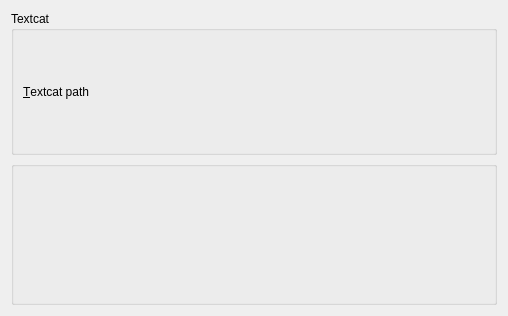
<ui version="4.0" >
 <class>Widget</class>
 <widget class="QWidget" name="Widget" >
  <property name="geometry" >
   <rect>
    <x>0</x>
    <y>0</y>
    <width>508</width>
    <height>316</height>
   </rect>
  </property>
  <property name="windowTitle" >
   <string>Form</string>
  </property>
  <layout class="QVBoxLayout" name="verticalLayout" >
   <item>
    <widget class="QGroupBox" name="groupBox" >
     <property name="title" >
      <string>Textcat</string>
     </property>
     <layout class="QGridLayout" name="gridLayout" >
      <item row="0" column="0" >
       <widget class="QLabel" name="label" >
        <property name="text" >
         <string>&amp;Textcat path</string>
        </property>
        <property name="buddy" >
         <cstring>kcfg_textcat_LM_path</cstring>
        </property>
       </widget>
      </item>
      <item row="0" column="1" >
       <widget class="KUrlRequester" name="kcfg_textcat_LM_path" />
      </item>
     </layout>
    </widget>
   </item>
   <item>
    <widget class="KComboListBox" name="kcfg_language_encoding_pref" />
   </item>
  </layout>
 </widget>
 <customwidgets>
  <customwidget>
   <class>KUrlRequester</class>
   <extends>QFrame</extends>
   <header>kurlrequester.h</header>
  </customwidget>
  <customwidget>
   <class>KComboListBox</class>
   <extends>QGroupBox</extends>
   <header>kcombolistbox.h</header>
   <container>1</container>
  </customwidget>
 </customwidgets>
 <resources/>
 <connections/>
</ui>
